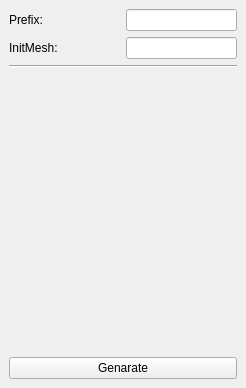
<?xml version="1.0" encoding="UTF-8"?>
<ui version="4.0">
 <class>modifyDataUI</class>
 <widget class="QMainWindow" name="modifyDataUI">
  <property name="geometry">
   <rect>
    <x>0</x>
    <y>0</y>
    <width>246</width>
    <height>388</height>
   </rect>
  </property>
  <property name="windowTitle">
   <string>Modify Data</string>
  </property>
  <widget class="QWidget" name="centralwidget">
   <layout class="QVBoxLayout" name="verticalLayout">
    <item>
     <layout class="QHBoxLayout" name="horizontalLayout">
      <item>
       <widget class="QLabel" name="prefix_lb">
        <property name="sizePolicy">
         <sizepolicy hsizetype="Preferred" vsizetype="Fixed">
          <horstretch>0</horstretch>
          <verstretch>0</verstretch>
         </sizepolicy>
        </property>
        <property name="text">
         <string>Prefix:</string>
        </property>
       </widget>
      </item>
      <item>
       <widget class="QLineEdit" name="prefix_line">
        <property name="sizePolicy">
         <sizepolicy hsizetype="Preferred" vsizetype="Preferred">
          <horstretch>0</horstretch>
          <verstretch>0</verstretch>
         </sizepolicy>
        </property>
       </widget>
      </item>
     </layout>
    </item>
    <item>
     <layout class="QHBoxLayout" name="horizontalLayout_2">
      <item>
       <widget class="QLabel" name="initMesh_lb">
        <property name="sizePolicy">
         <sizepolicy hsizetype="Preferred" vsizetype="Fixed">
          <horstretch>0</horstretch>
          <verstretch>0</verstretch>
         </sizepolicy>
        </property>
        <property name="text">
         <string>InitMesh:</string>
        </property>
       </widget>
      </item>
      <item>
       <widget class="QLineEdit" name="initMesh_line">
        <property name="sizePolicy">
         <sizepolicy hsizetype="Preferred" vsizetype="Preferred">
          <horstretch>0</horstretch>
          <verstretch>0</verstretch>
         </sizepolicy>
        </property>
       </widget>
      </item>
     </layout>
    </item>
    <item>
     <widget class="Line" name="line">
      <property name="orientation">
       <enum>Qt::Horizontal</enum>
      </property>
     </widget>
    </item>
    <item>
     <widget class="QWidget" name="meshs_gb" native="true">
      <property name="sizePolicy">
       <sizepolicy hsizetype="Preferred" vsizetype="Expanding">
        <horstretch>0</horstretch>
        <verstretch>0</verstretch>
       </sizepolicy>
      </property>
      <layout class="QHBoxLayout" name="horizontalLayout_4">
       <item>
        <layout class="QGridLayout" name="meshs_grid"/>
       </item>
      </layout>
     </widget>
    </item>
    <item>
     <widget class="QPushButton" name="genarate_btn">
      <property name="text">
       <string>Genarate</string>
      </property>
     </widget>
    </item>
   </layout>
  </widget>
 </widget>
 <resources/>
 <connections/>
</ui>
